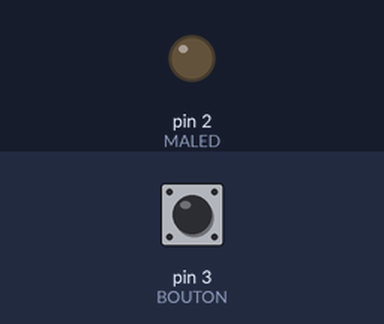
The sketch below on a simulated Arduino Uno, built with avr-gcc and run on an emulated ATmega328P. Shown: output pins drawn as LEDs (lit = HIGH). The test bench sets the inputs (shaded band); at power-on: pin 3 (BOUTON) HIGH.

Above: at 1.2 s.
1.3 s: pin 3 (BOUTON) pulled LOW for 0.15 s
At 2.2 s:
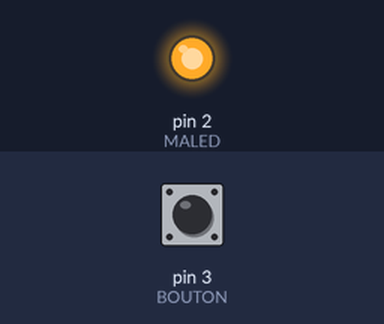
3.0 s: pin 3 (BOUTON) pulled LOW for 1 s
At 3.6 s:
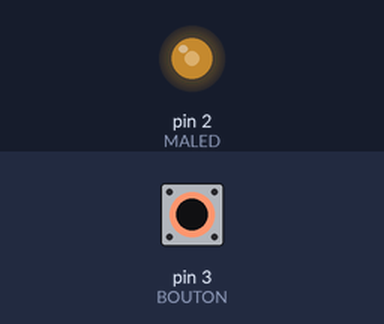
Timing chart, 0 to 6.0 s (numbered marks = the images above; inputs shaded):
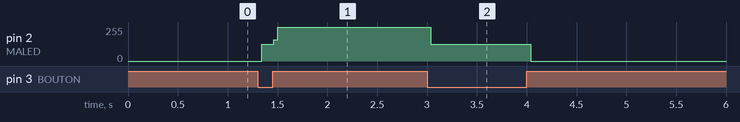

The sketch:

HS09_rebonds.ino
```cpp
#define MALED  2
#define BOUTON 3

void setup() {
  pinMode(MALED,OUTPUT);
  pinMode(BOUTON,INPUT_PULLUP);
}

void loop() {
  if(!digitalRead(BOUTON)) {
    digitalWrite(MALED, !digitalRead(MALED));
  }
}
```

Measured:
- after the input at 1.3 s, pin 2 (MALED): 0/255 → 127/255 at once, → 255/255 0.12 s later
- after the input at 3.0 s, pin 2 (MALED): 255/255 → 127/255 at once, → 0/255 1.0 s later
